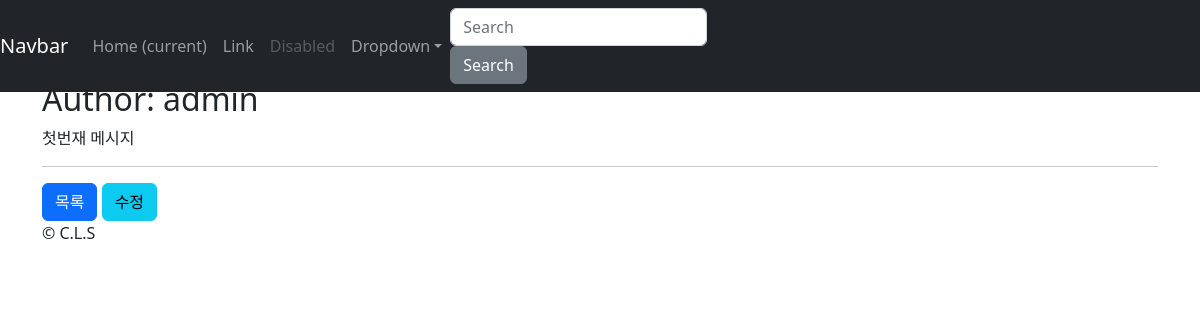
The page /instagram1/1/ on the database as committed earlier.
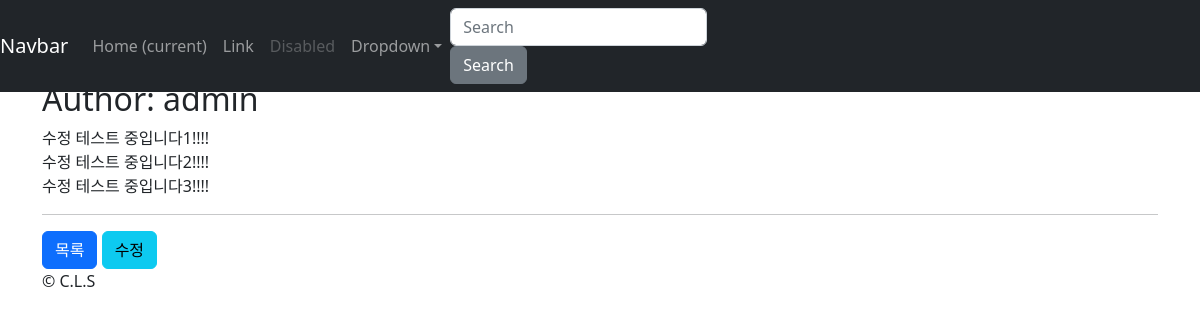
The same page on the database as committed later.
### instagram1/models.py (models this page shows, shortened)
class Post(models.Model):
    author = models.ForeignKey(to=settings.AUTH_USER_MODEL, on_delete=models.CASCADE)
    massage = models.TextField(
        validators=[MinLengthValidator(10)]
    )
    photo = models.ImageField(blank=True, upload_to='instagram1S/post/%Y/%m/%d')
    tag_set = models.ManyToManyField('Tag', blank=True)
    is_public = models.BooleanField(default=False, verbose_name="공개여부")
    created_at = models.DateTimeField(auto_now_add=True)
    updated_at = models.DateTimeField(auto_now=True)
    class Mata:
        ordering = ['-id']

### instagram1/templates/instagram1/post_detail.html (shortened to what this page needs)
{% extends "instagram1/layout.html" %}
{% block content %}
    <h2>Author: {{ post.author }}</h2>
    {{ post.massage|linebreaks }}
    <hr/>
    <a href="{% url 'instagram1:post_list' %}" class="btn btn-primary">
        목록
    </a>
    <a href="{% url 'instagram1:post_edit' post.pk %}" class="btn btn-info">
        수정
    </a>
{% endblock content %}

Rows that differ between the two databases and show on the page:
changed Post "admin": massage "첫번재 메시지" → "수정 테스트 중입니다1!!!! 수정 테스트 중입니다2!!!! 수정 테스트 중입니다3!!!!"
